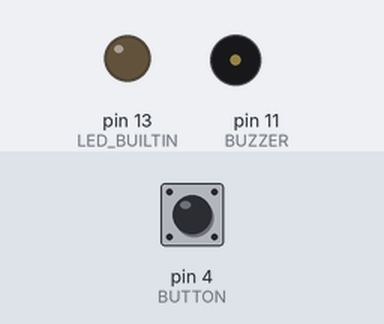
Recording of a sketch running on a simulated Arduino Uno, built with avr-gcc and run on an emulated ATmega328P. Parts: output pins drawn as LEDs (lit = HIGH), buzzer (waves = sounding, pin HIGH). The inputs (shaded band) are chosen by the test bench; at power-on: pin 4 (BUTTON) HIGH.

Above: at 1.2 s.
1.3 s: pin 4 (BUTTON) pulled LOW for 0.15 s
At 1.37 s:
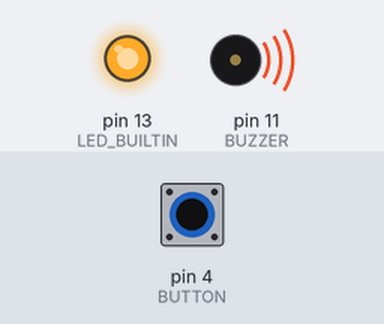
2.9 s: pin 4 (BUTTON) pulled LOW for 3.2 s
At 6.9 s:
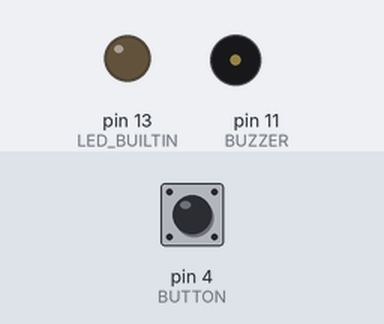
Timing chart, 0 to 8.4 s (numbered marks = the images above; inputs shaded):
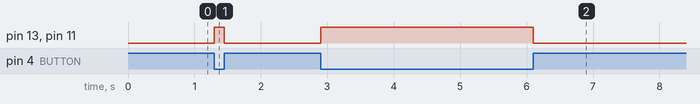

The sketch:

active-buzzer.ino
```cpp
#define BUZZER 11
#define BUTTON 4

void setup() {
    pinMode(BUTTON, INPUT_PULLUP);
    pinMode(BUZZER, OUTPUT);
    pinMode(LED_BUILTIN, OUTPUT);
    digitalWrite(BUZZER, LOW);
}

void loop() {
    if (digitalRead(BUTTON) == LOW) {
        digitalWrite(LED_BUILTIN, HIGH);
        digitalWrite(BUZZER, HIGH);
    } else {
        digitalWrite(BUZZER, LOW);
        digitalWrite(LED_BUILTIN, LOW);
    }
}
```

Measured:
- after the input at 1.3 s, pin 13 (LED_BUILTIN), pin 11 (BUZZER): LOW → HIGH at once, → LOW 0.15 s later
- after the input at 2.9 s, pin 13 (LED_BUILTIN), pin 11 (BUZZER): LOW → HIGH at once, → LOW 3.2 s later
